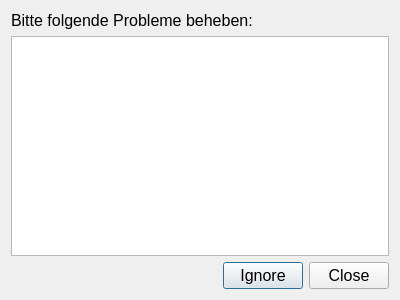
<?xml version="1.0" encoding="UTF-8"?>
<ui version="4.0">
 <class>myDialogImportError</class>
 <widget class="QDialog" name="myDialogImportError">
  <property name="windowModality">
   <enum>Qt::ApplicationModal</enum>
  </property>
  <property name="geometry">
   <rect>
    <x>0</x>
    <y>0</y>
    <width>400</width>
    <height>300</height>
   </rect>
  </property>
  <property name="windowTitle">
   <string>Fehler beim Datenimport</string>
  </property>
  <property name="windowIcon">
   <iconset>
    <normalon>:/Icons/Images/Micrometer-100.png</normalon>
   </iconset>
  </property>
  <property name="accessibleName">
   <string notr="true">myDialogImportError</string>
  </property>
  <layout class="QGridLayout" name="gridLayout">
   <item row="1" column="0">
    <widget class="QTextBrowser" name="myTextBrowserImportError">
     <property name="font">
      <font>
       <pointsize>12</pointsize>
      </font>
     </property>
    </widget>
   </item>
   <item row="0" column="0">
    <widget class="QLabel" name="myLabelImportError">
     <property name="font">
      <font>
       <pointsize>12</pointsize>
      </font>
     </property>
     <property name="accessibleName">
      <string notr="true">myLabelImportError</string>
     </property>
     <property name="text">
      <string>Bitte folgende Probleme beheben:</string>
     </property>
    </widget>
   </item>
   <item row="2" column="0">
    <widget class="QDialogButtonBox" name="myButtonBoxImportError">
     <property name="font">
      <font>
       <pointsize>12</pointsize>
      </font>
     </property>
     <property name="orientation">
      <enum>Qt::Horizontal</enum>
     </property>
     <property name="standardButtons">
      <set>QDialogButtonBox::Close|QDialogButtonBox::Ignore</set>
     </property>
    </widget>
   </item>
  </layout>
 </widget>
 <resources>
  <include location="../InResources.qrc"/>
 </resources>
 <connections>
  <connection>
   <sender>myButtonBoxImportError</sender>
   <signal>rejected()</signal>
   <receiver>myDialogImportError</receiver>
   <slot>reject()</slot>
   <hints>
    <hint type="sourcelabel">
     <x>325</x>
     <y>290</y>
    </hint>
    <hint type="destinationlabel">
     <x>286</x>
     <y>274</y>
    </hint>
   </hints>
  </connection>
  <connection>
   <sender>myButtonBoxImportError</sender>
   <signal>accepted()</signal>
   <receiver>myDialogImportError</receiver>
   <slot>accept()</slot>
   <hints>
    <hint type="sourcelabel">
     <x>257</x>
     <y>290</y>
    </hint>
    <hint type="destinationlabel">
     <x>157</x>
     <y>274</y>
    </hint>
   </hints>
  </connection>
 </connections>
</ui>
